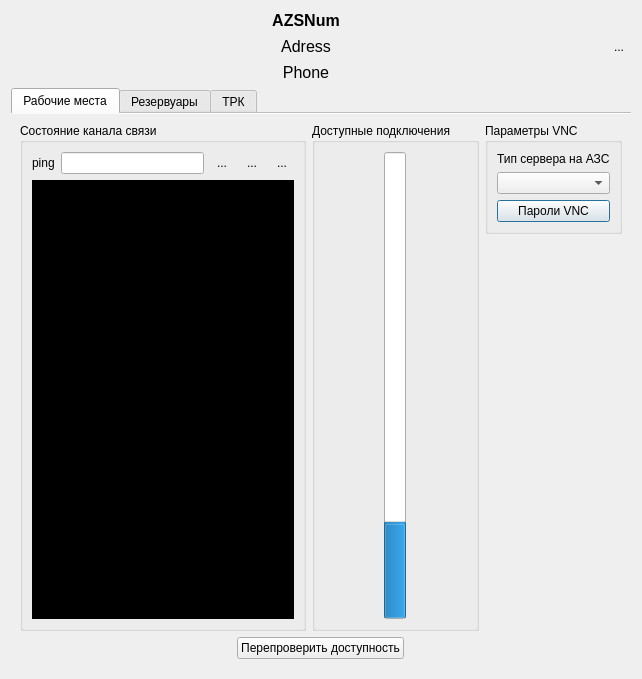
<?xml version="1.0" encoding="UTF-8"?>
<ui version="4.0">
 <class>ObjectForm</class>
 <widget class="QDialog" name="ObjectForm">
  <property name="geometry">
   <rect>
    <x>0</x>
    <y>0</y>
    <width>642</width>
    <height>679</height>
   </rect>
  </property>
  <property name="windowTitle">
   <string>Dialog</string>
  </property>
  <layout class="QGridLayout" name="gridLayout_5">
   <item row="0" column="0">
    <layout class="QGridLayout" name="gridLayout_2">
     <item row="1" column="1">
      <widget class="QToolButton" name="toolButtonClipboard">
       <property name="font">
        <font>
         <bold>false</bold>
        </font>
       </property>
       <property name="toolTip">
        <string>&lt;html&gt;&lt;head/&gt;&lt;body&gt;&lt;p&gt;Скопировать в буфер обмена&lt;/p&gt;&lt;/body&gt;&lt;/html&gt;</string>
       </property>
       <property name="text">
        <string>...</string>
       </property>
       <property name="icon">
        <iconset resource="../resource.qrc">
         <normaloff>:/Images/clipboard_icon.png</normaloff>:/Images/clipboard_icon.png</iconset>
       </property>
       <property name="iconSize">
        <size>
         <width>32</width>
         <height>32</height>
        </size>
       </property>
       <property name="autoRaise">
        <bool>true</bool>
       </property>
      </widget>
     </item>
     <item row="0" column="0">
      <widget class="QLabel" name="labelAZSNumber">
       <property name="font">
        <font>
         <pointsize>12</pointsize>
         <bold>true</bold>
        </font>
       </property>
       <property name="text">
        <string>AZSNum</string>
       </property>
       <property name="scaledContents">
        <bool>true</bool>
       </property>
       <property name="alignment">
        <set>Qt::AlignCenter</set>
       </property>
      </widget>
     </item>
     <item row="2" column="0">
      <widget class="QLabel" name="labelPhone">
       <property name="font">
        <font>
         <pointsize>12</pointsize>
        </font>
       </property>
       <property name="layoutDirection">
        <enum>Qt::LeftToRight</enum>
       </property>
       <property name="text">
        <string>Phone</string>
       </property>
       <property name="scaledContents">
        <bool>true</bool>
       </property>
       <property name="alignment">
        <set>Qt::AlignCenter</set>
       </property>
      </widget>
     </item>
     <item row="1" column="0" alignment="Qt::AlignHCenter">
      <widget class="QLabel" name="labelAddress">
       <property name="font">
        <font>
         <pointsize>12</pointsize>
        </font>
       </property>
       <property name="layoutDirection">
        <enum>Qt::LeftToRight</enum>
       </property>
       <property name="text">
        <string>Adress</string>
       </property>
       <property name="scaledContents">
        <bool>false</bool>
       </property>
       <property name="alignment">
        <set>Qt::AlignCenter</set>
       </property>
       <property name="wordWrap">
        <bool>false</bool>
       </property>
      </widget>
     </item>
    </layout>
   </item>
   <item row="1" column="0">
    <widget class="QTabWidget" name="tabWidget">
     <property name="tabShape">
      <enum>QTabWidget::Rounded</enum>
     </property>
     <property name="currentIndex">
      <number>0</number>
     </property>
     <property name="iconSize">
      <size>
       <width>24</width>
       <height>24</height>
      </size>
     </property>
     <property name="elideMode">
      <enum>Qt::ElideNone</enum>
     </property>
     <property name="documentMode">
      <bool>true</bool>
     </property>
     <widget class="QWidget" name="tabWorkPlace">
      <attribute name="icon">
       <iconset resource="../resource.qrc">
        <normaloff>:/Images/pc_icon.png</normaloff>:/Images/pc_icon.png</iconset>
      </attribute>
      <attribute name="title">
       <string>Рабочие места</string>
      </attribute>
      <layout class="QGridLayout" name="gridLayout_8">
       <item row="0" column="0">
        <layout class="QHBoxLayout" name="horizontalLayout">
         <item>
          <widget class="QGroupBox" name="groupBoxPing">
           <property name="title">
            <string>Состояние канала связи</string>
           </property>
           <layout class="QGridLayout" name="gridLayout">
            <item row="1" column="0" colspan="5">
             <widget class="QPlainTextEdit" name="plainTextEditPing">
              <property name="font">
               <font>
                <pointsize>10</pointsize>
               </font>
              </property>
              <property name="styleSheet">
               <string notr="true">background-color: rgb(0, 0, 0);
color: rgb(0, 255, 0);</string>
              </property>
              <property name="placeholderText">
               <string/>
              </property>
             </widget>
            </item>
            <item row="0" column="3">
             <widget class="QToolButton" name="toolButtonPingAddres">
              <property name="toolTip">
               <string>&lt;html&gt;&lt;head/&gt;&lt;body&gt;&lt;p&gt;ping указанного адреса&lt;/p&gt;&lt;/body&gt;&lt;/html&gt;</string>
              </property>
              <property name="text">
               <string>...</string>
              </property>
              <property name="icon">
               <iconset resource="../resource.qrc">
                <normaloff>:/Images/ping_icon.png</normaloff>:/Images/ping_icon.png</iconset>
              </property>
              <property name="iconSize">
               <size>
                <width>24</width>
                <height>24</height>
               </size>
              </property>
              <property name="autoRaise">
               <bool>true</bool>
              </property>
             </widget>
            </item>
            <item row="0" column="0">
             <widget class="QLabel" name="label_3">
              <property name="text">
               <string>ping</string>
              </property>
             </widget>
            </item>
            <item row="0" column="2">
             <widget class="QToolButton" name="toolButtonAdres2Clip">
              <property name="toolTip">
               <string>&lt;html&gt;&lt;head/&gt;&lt;body&gt;&lt;p&gt;Скопировать адрес в буфер обмена&lt;/p&gt;&lt;/body&gt;&lt;/html&gt;</string>
              </property>
              <property name="text">
               <string>...</string>
              </property>
              <property name="icon">
               <iconset resource="../resource.qrc">
                <normaloff>:/Images/clipboard_icon.png</normaloff>:/Images/clipboard_icon.png</iconset>
              </property>
              <property name="iconSize">
               <size>
                <width>24</width>
                <height>24</height>
               </size>
              </property>
              <property name="autoRaise">
               <bool>true</bool>
              </property>
             </widget>
            </item>
            <item row="0" column="4">
             <widget class="QToolButton" name="toolButtonClearPing">
              <property name="toolTip">
               <string>&lt;html&gt;&lt;head/&gt;&lt;body&gt;&lt;p&gt;Очистить окно Ping&lt;/p&gt;&lt;/body&gt;&lt;/html&gt;</string>
              </property>
              <property name="text">
               <string>...</string>
              </property>
              <property name="icon">
               <iconset resource="../resource.qrc">
                <normaloff>:/Images/clear_icon.png</normaloff>:/Images/clear_icon.png</iconset>
              </property>
              <property name="iconSize">
               <size>
                <width>24</width>
                <height>24</height>
               </size>
              </property>
              <property name="autoRaise">
               <bool>true</bool>
              </property>
             </widget>
            </item>
            <item row="0" column="1">
             <widget class="QLineEdit" name="lineEditPingAdress"/>
            </item>
           </layout>
          </widget>
         </item>
         <item>
          <widget class="QGroupBox" name="groupBoxConnections">
           <property name="title">
            <string>Доступные подключения</string>
           </property>
           <property name="flat">
            <bool>false</bool>
           </property>
           <layout class="QGridLayout" name="gridLayout_6">
            <item row="1" column="0">
             <layout class="QVBoxLayout" name="verticalLayoutButton">
              <item alignment="Qt::AlignHCenter">
               <widget class="QProgressBar" name="progressBar">
                <property name="sizePolicy">
                 <sizepolicy hsizetype="Expanding" vsizetype="Expanding">
                  <horstretch>0</horstretch>
                  <verstretch>0</verstretch>
                 </sizepolicy>
                </property>
                <property name="maximum">
                 <number>10</number>
                </property>
                <property name="value">
                 <number>2</number>
                </property>
                <property name="alignment">
                 <set>Qt::AlignCenter</set>
                </property>
                <property name="textVisible">
                 <bool>true</bool>
                </property>
                <property name="orientation">
                 <enum>Qt::Vertical</enum>
                </property>
                <property name="invertedAppearance">
                 <bool>false</bool>
                </property>
                <property name="format">
                 <string>%v из %m</string>
                </property>
               </widget>
              </item>
             </layout>
            </item>
           </layout>
          </widget>
         </item>
         <item>
          <layout class="QVBoxLayout" name="verticalLayout">
           <item>
            <widget class="QGroupBox" name="groupBox_2">
             <property name="title">
              <string>Параметры VNC</string>
             </property>
             <layout class="QGridLayout" name="gridLayout_7">
              <item row="1" column="0">
               <widget class="QComboBox" name="comboBoxTypeVNC"/>
              </item>
              <item row="2" column="0">
               <widget class="QPushButton" name="pushButtonChangePassVNC">
                <property name="text">
                 <string>Пароли VNC</string>
                </property>
               </widget>
              </item>
              <item row="0" column="0">
               <widget class="QLabel" name="label_4">
                <property name="text">
                 <string>Тип сервера на АЗС</string>
                </property>
               </widget>
              </item>
             </layout>
            </widget>
           </item>
           <item>
            <spacer name="verticalSpacer">
             <property name="orientation">
              <enum>Qt::Vertical</enum>
             </property>
             <property name="sizeHint" stdset="0">
              <size>
               <width>20</width>
               <height>40</height>
              </size>
             </property>
            </spacer>
           </item>
          </layout>
         </item>
        </layout>
       </item>
       <item row="1" column="0" alignment="Qt::AlignHCenter">
        <widget class="QPushButton" name="pushButtonRefreshAcces">
         <property name="text">
          <string>Перепроверить доступность</string>
         </property>
         <property name="icon">
          <iconset resource="../resource.qrc">
           <normaloff>:/Images/refresh_icon.png</normaloff>:/Images/refresh_icon.png</iconset>
         </property>
        </widget>
       </item>
      </layout>
     </widget>
     <widget class="QWidget" name="tabTanks">
      <attribute name="icon">
       <iconset resource="../resource.qrc">
        <normaloff>:/Images/tanks.png</normaloff>:/Images/tanks.png</iconset>
      </attribute>
      <attribute name="title">
       <string>Резервуары</string>
      </attribute>
      <layout class="QGridLayout" name="gridLayout_3">
       <item row="0" column="1">
        <widget class="QLabel" name="label">
         <property name="font">
          <font>
           <pointsize>16</pointsize>
           <bold>true</bold>
          </font>
         </property>
         <property name="text">
          <string>Резервуарный парк</string>
         </property>
         <property name="scaledContents">
          <bool>true</bool>
         </property>
        </widget>
       </item>
       <item row="0" column="0">
        <widget class="QLabel" name="labelTank">
         <property name="minimumSize">
          <size>
           <width>120</width>
           <height>60</height>
          </size>
         </property>
         <property name="maximumSize">
          <size>
           <width>120</width>
           <height>60</height>
          </size>
         </property>
         <property name="text">
          <string/>
         </property>
         <property name="pixmap">
          <pixmap resource="../resource.qrc">:/Images/tanks.png</pixmap>
         </property>
         <property name="scaledContents">
          <bool>true</bool>
         </property>
        </widget>
       </item>
       <item row="1" column="0" colspan="2">
        <widget class="QTableView" name="tableViewTanks">
         <property name="editTriggers">
          <set>QAbstractItemView::NoEditTriggers</set>
         </property>
         <property name="alternatingRowColors">
          <bool>true</bool>
         </property>
         <property name="selectionMode">
          <enum>QAbstractItemView::SingleSelection</enum>
         </property>
         <property name="selectionBehavior">
          <enum>QAbstractItemView::SelectRows</enum>
         </property>
         <attribute name="verticalHeaderVisible">
          <bool>false</bool>
         </attribute>
        </widget>
       </item>
       <item row="2" column="0" colspan="2" alignment="Qt::AlignHCenter">
        <widget class="QLabel" name="labelWaitingTanks">
         <property name="text">
          <string/>
         </property>
         <property name="pixmap">
          <pixmap resource="../resource.qrc">:/Images/waiting_icon_big.png</pixmap>
         </property>
        </widget>
       </item>
      </layout>
     </widget>
     <widget class="QWidget" name="tabTRK">
      <attribute name="icon">
       <iconset resource="../resource.qrc">
        <normaloff>:/Images/dispenser.png</normaloff>:/Images/dispenser.png</iconset>
      </attribute>
      <attribute name="title">
       <string>ТРК</string>
      </attribute>
      <layout class="QGridLayout" name="gridLayout_4">
       <item row="1" column="0" colspan="2">
        <widget class="QTreeWidget" name="treeWidgetTRK">
         <property name="autoFillBackground">
          <bool>false</bool>
         </property>
         <property name="styleSheet">
          <string notr="true">QHeaderView::section {                          
    color: black;                               
    padding: 2px;                               
    height:20px;                                
    border: 0px solid #567dbc;                  
    border-left:0px;                            
    border-right:0px;                           
    background: #c7c7c7;                        
}</string>
         </property>
         <property name="editTriggers">
          <set>QAbstractItemView::NoEditTriggers</set>
         </property>
         <property name="animated">
          <bool>true</bool>
         </property>
         <property name="columnCount">
          <number>5</number>
         </property>
         <column>
          <property name="text">
           <string notr="true">1</string>
          </property>
         </column>
         <column>
          <property name="text">
           <string notr="true">2</string>
          </property>
         </column>
         <column>
          <property name="text">
           <string notr="true">3</string>
          </property>
         </column>
         <column>
          <property name="text">
           <string notr="true">4</string>
          </property>
         </column>
         <column>
          <property name="text">
           <string notr="true">5</string>
          </property>
         </column>
        </widget>
       </item>
       <item row="0" column="0">
        <widget class="QLabel" name="labelDispenserLogo">
         <property name="maximumSize">
          <size>
           <width>120</width>
           <height>60</height>
          </size>
         </property>
         <property name="text">
          <string/>
         </property>
         <property name="pixmap">
          <pixmap resource="../resource.qrc">:/Images/dispenser.png</pixmap>
         </property>
         <property name="scaledContents">
          <bool>true</bool>
         </property>
        </widget>
       </item>
       <item row="2" column="0" colspan="2" alignment="Qt::AlignHCenter">
        <widget class="QLabel" name="labelWaitingDisp">
         <property name="text">
          <string/>
         </property>
         <property name="pixmap">
          <pixmap resource="../resource.qrc">:/Images/waiting_icon_big.png</pixmap>
         </property>
        </widget>
       </item>
       <item row="0" column="1">
        <widget class="QLabel" name="label_2">
         <property name="font">
          <font>
           <pointsize>16</pointsize>
           <bold>true</bold>
          </font>
         </property>
         <property name="text">
          <string>Конфигурция ТРК</string>
         </property>
         <property name="scaledContents">
          <bool>true</bool>
         </property>
        </widget>
       </item>
      </layout>
     </widget>
    </widget>
   </item>
  </layout>
 </widget>
 <resources>
  <include location="../resource.qrc"/>
 </resources>
 <connections/>
</ui>
